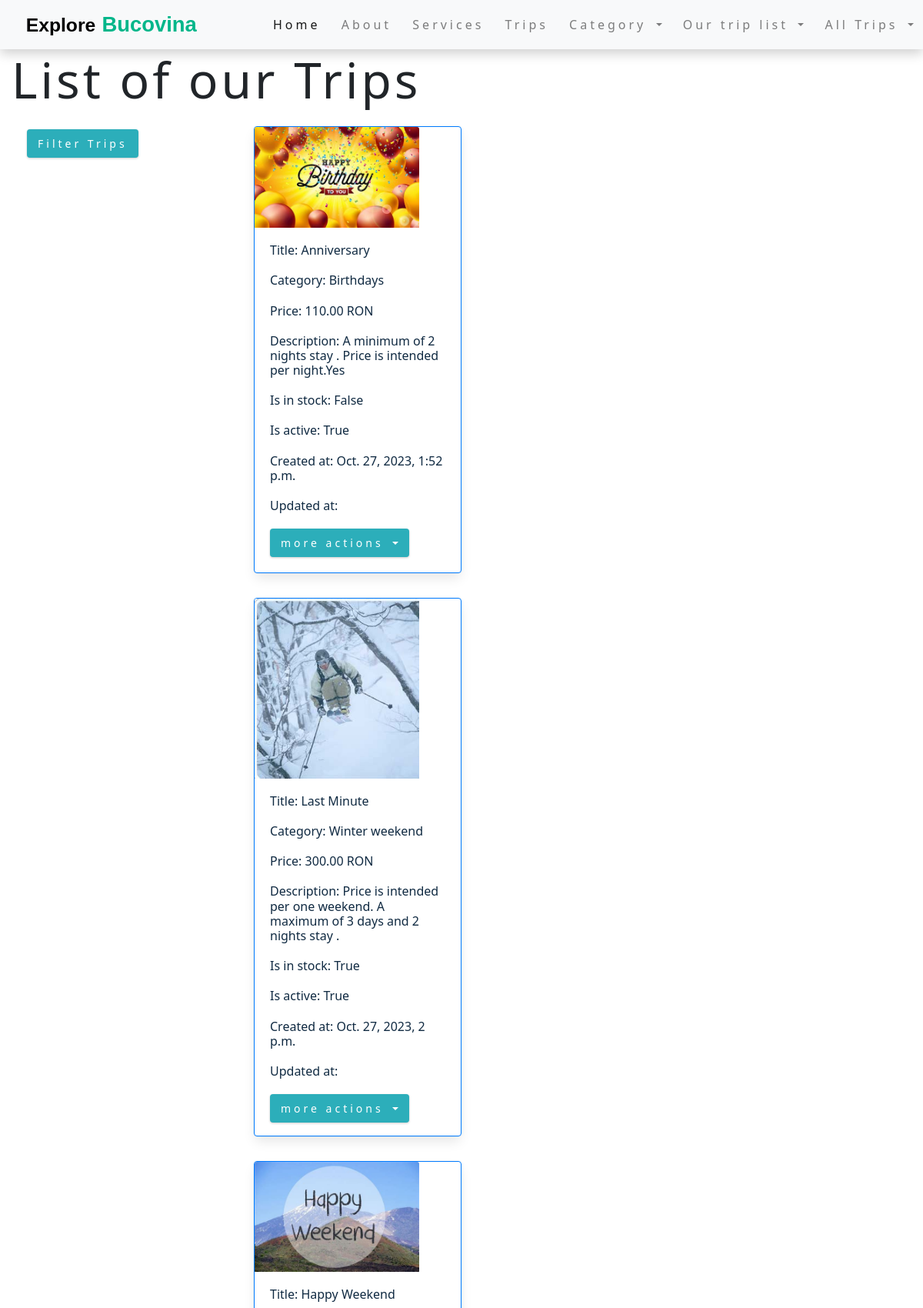
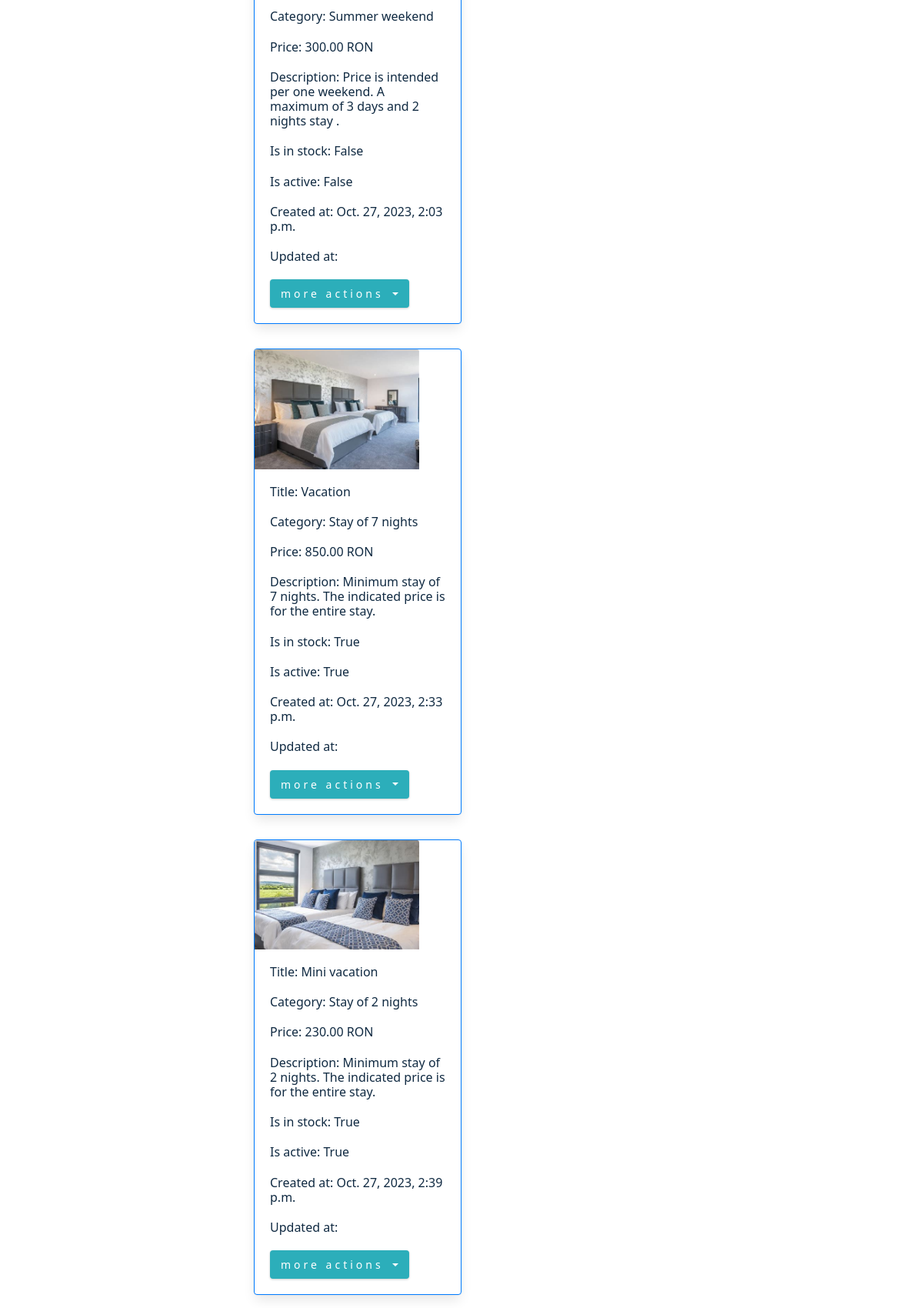
/product/list_products/ (signed in, upper part), run on the app's committed database (2 pictures, top to bottom).
### product/models.py (models this page shows)
class Product(models.Model):
    category = models.ForeignKey(Category, on_delete=models.CASCADE, null=True)
    title = models.CharField(max_length=50)
    description = models.TextField(max_length=400)
    profile = models.ImageField(upload_to='profile/', null=True)
    price = models.DecimalField(max_digits=5, decimal_places=2)
    in_stock = models.BooleanField(default=True)
    is_active = models.BooleanField(default=True)
    created_at = models.DateTimeField(auto_now_add=True)
    updated_at = models.DateTimeField(auto_now=True)
    def __str__(self):
        return f'{self.title}{self.category}'

### category/models.py (models this page shows)
class Category(models.Model):
    name = models.CharField(max_length=30)
    created_at = models.DateTimeField(auto_now_add=True)
    updated_at = models.DateTimeField(auto_now=True)
    def __str__(self):
        return self.name

### product/views.py (the view)
# urls.py: path('list_products/', views.ProductListView.as_view(), name='list-products'),
class ProductListView(LoginRequiredMixin, ListView):
    template_name = 'product/list_products.html'
    model = Product
    context_object_name = 'all_products'
    def get_queryset(self):
        return Product.objects.all()
    def get_context_data(self, **kwargs):
        context = super().get_context_data(**kwargs)
        get_all_products = Product.objects.all()
        filters = ProductFilter(self.request.GET, queryset=get_all_products)
        context['all_products'] = filters.qs
        context['form_filters'] = filters.form
        return context

### online_store/context_processors.py (called while the page is built)
def get_all_categories(request):
    categories = Category.objects.all()
    return {'categories': categories}

### templates/product/list_products.html (shortened to what this page needs)
{% extends 'base.html' %}
{% load static %}
{% block content %}
    <div class="container-fluid mt-4">
        <br><br>
        <h1>List of our Trips</h1>
        <div class="row">
            <div class="col-md-3">
                <form method="get">
                    <div class="card-body">
                        <button class="btn btn-primary" type="button" data-toggle="collapse"
                                data-target="#collapseWidthExample"
                                aria-expanded="false" aria-controls="collapseWidthExample">
                            Filter Trips
                        </button>
                        <div style="min-height: 10px;">
                        </div>
                    </div>
                </form>
            </div>
            <div class="col-md-9">
                <div class="d-flex flex-wrap">
                    {% for product in all_products %}
                        <div class="container py-2 my-2">
                            <div class="card border-primary border-2" style="max-width: 270px; max-height: 700px;">
                                {% if product.profile %}
                                    <img src="{{ product.profile.url }}" class="card-img-top" width="200" height="200"
                                         alt="img profile">
                                {% else %}
                                    <img src="{% static 'images/tour-6.jpg' %}" class="card-img-top" width="200"
                                         height="200"
                                         alt="default image">
                                {% endif %}
                                <div class="card-body">
                                    <h6 class="card-text">
                                        <p>Title: {{ product.title }}</p>
                                        <p>Category: {{ product.category }}</p>
                                        <p>Price: {{ product.price }} RON</p>
                                        <p>Description: {{ product.description }}</p>
                                            {% if perms.user.add_user %}
                                        <p>Is in stock: {{ product.in_stock }}</p>
                                        <p>Is active: {{ product.is_active }}</p>
                                        <p>Created at: {{ product.created_at }}</p>
                                        <p>Updated at: {{ product.updated_at_at }}</p>
                                        {% endif %}
                                    </h6>
                                    <div class="dropdown">
                                        <button class="btn btn-info dropdown-toggle" type="button"
                                                data-toggle="dropdown"
                                                aria-expanded="false">
                                            more actions
                                        </button>
                                    </div>
                                </div>
                            </div>
                        </div>
                    {% endfor %}
                </div>
            </div>
        </div>
    </div>
{% endblock %}

### static/css/my_style.css (style rules this page uses)
:root { --clr-primary-1: hsl(184, 91%, 17%); --clr-primary-2: hsl(185, 84%, 25%); --clr-primary-3: hsl(185, 81%, 29%); --clr-primary-4: hsl(184, 77%, 34%); --clr-primary-5: hsl(185, 62%, 45%); --clr-primary-6: hsl(185, 57%, 50%); --clr-primary-7: hsl(184, 65%, 59%); --clr-primary-8: hsl(184, 80%, 74%); --clr-primary-9: hsl(185, 94%, 87%); --clr-primary-10: hsl(186, 100%, 94%); --clr-grey-1: hsl(209, 61%, 16%); --clr-grey-2: hsl(211, 39%, 23%); --clr-grey-3: hsl(209, 34%, 30%); --clr-grey-4: hsl(209, 28%, 39%); --clr-grey-5: hsl(210, 22%, 49%); --clr-grey-6: hsl(209, 23%, 60%); --clr-grey-7: hsl(211, 27%, 70%); --clr-grey-8: hsl(210, 31%, 80%); --clr-grey-9: hsl(212, 33%, 89%); --clr-grey-10: hsl(210, 36%, 96%); --clr-white: #fff; --ff-primary: 'Lato', sans-serif; --transition: all 0.3s linear; --spacing: 0.25rem; --radius: 0.5rem; --light-shadow: 0 5px 15px rgba(0, 0, 0, 0.1); --dark-shadow: 0 5px 15px rgba(0, 0, 0, 0.2); }
* { margin: 0; padding: 0; box-sizing: border-box; }
html { scroll-behavior: smooth; }
body { font-family: system-ui, -apple-system, BlinkMacSystemFont, 'Segoe UI', Roboto, Oxygen, Ubuntu, Cantarell, 'Open Sans', 'Helvetica Neue', sans-serif; background: var(--clr-white); line-height: 1.5; font-size: 0.875rem; }
img:not(.nav-logo) { width: 80%; display: block; }
h1, h2, h3, h4 { letter-spacing: var(--spacing); text-transform: none; line-height: 1.25; margin-bottom: 0.75rem; }
h1 { font-size: 3rem; }
p { margin-bottom: 1.25rem; color: var(--clr-grey-1); }
@media screen and (min-width: 800px) { h1 { font-size: 4rem; } }
@media screen and (min-width: 800px) { body { font-size: 1rem; } }
@media screen and (min-width: 800px) { h1, h2, h3, h4 { line-height: 1; } }
.btn { text-transform: none; background: var(--clr-primary-5); color: var(--clr-white); padding: 0.375rem 0.75rem; letter-spacing: var(--spacing); display: inline-block; transition: var(--transition); font-size: 0.875rem; border: 2px solid transparent; cursor: pointer; box-shadow: 0 1px 3px rgba(0, 0, 0, 0.2); }

### data on the page
Product: profile (picture), title "Anniversary", category "Birthdays", price "110.00", description "A minimum of 2 nights stay . Price is intended per night.Yes", in_stock "False", is_active "True", created_at "Oct. 27, 2023, 1:52 p.m."
Product: profile (picture), title "Last Minute", category "Winter weekend", price "300.00", description "Price is intended per one weekend. A maximum of 3 days and 2 nights stay .", in_stock "True", is_active "True", created_at "Oct. 27, 2023, 2 p.m."
Product: profile (picture), title "Happy Weekend", category "Summer weekend", price "300.00", description "Price is intended per one weekend. A maximum of 3 days and 2 nights stay .", in_stock "False", is_active "False", created_at "Oct. 27, 2023, 2:03 p.m."
Product: profile (picture), title "Vacation", category "Stay of 7 nights", price "850.00", description "Minimum stay of 7 nights. The indicated price is for the entire stay.", in_stock "True", is_active "True", created_at "Oct. 27, 2023, 2:33 p.m."
Product: profile (picture), title "Mini vacation", category "Stay of 2 nights", price "230.00", description "Minimum stay of 2 nights. The indicated price is for the entire stay.", in_stock "True", is_active "True", created_at "Oct. 27, 2023, 2:39 p.m."
